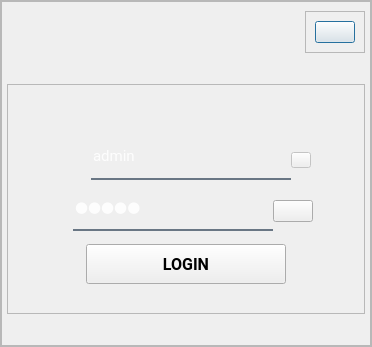
<?xml version="1.0" encoding="UTF-8"?>
<ui version="4.0">
 <class>loginDialogWin</class>
 <widget class="QDialog" name="loginDialogWin">
  <property name="geometry">
   <rect>
    <x>0</x>
    <y>0</y>
    <width>372</width>
    <height>347</height>
   </rect>
  </property>
  <property name="windowTitle">
   <string>Dialog</string>
  </property>
  <layout class="QVBoxLayout" name="verticalLayout">
   <property name="spacing">
    <number>0</number>
   </property>
   <property name="leftMargin">
    <number>0</number>
   </property>
   <property name="topMargin">
    <number>0</number>
   </property>
   <property name="rightMargin">
    <number>0</number>
   </property>
   <property name="bottomMargin">
    <number>0</number>
   </property>
   <item>
    <widget class="QWidget" name="GlobalStyleSheet" native="true">
     <property name="styleSheet">
      <string notr="true">/**************************Global Font***************************/

QWidget
{
	font: auto &quot;Roboto&quot;;
}

/**************************QLineEdit***************************/

QLineEdit{
	background-color: rgba(0, 0, 0, 0);
	border: None;
	border-bottom: 2px solid rgba(105, 118, 132, 255);
	color: rgba(255, 255, 255, 230);
	padding-bottom: 7px;
}

QLineEdit:focus {
	border-bottom: 3px solid #7E84A2;
}


</string>
     </property>
     <layout class="QVBoxLayout" name="verticalLayout_6">
      <property name="spacing">
       <number>0</number>
      </property>
      <property name="leftMargin">
       <number>0</number>
      </property>
      <property name="topMargin">
       <number>0</number>
      </property>
      <property name="rightMargin">
       <number>0</number>
      </property>
      <property name="bottomMargin">
       <number>0</number>
      </property>
      <item>
       <widget class="QWidget" name="LocalStyleSheet" native="true">
        <layout class="QVBoxLayout" name="verticalLayout_2">
         <property name="leftMargin">
          <number>0</number>
         </property>
         <property name="topMargin">
          <number>0</number>
         </property>
         <property name="rightMargin">
          <number>0</number>
         </property>
         <property name="bottomMargin">
          <number>0</number>
         </property>
         <item>
          <widget class="QWidget" name="PointStyleSheet" native="true">
           <property name="styleSheet">
            <string notr="true">/**************************PmainFrameStyle***************************/

*[styleSheet=&quot;PmainFrameStyle&quot;]
{

	border-radius: 20px;
}

/**************************PinnerFrameStyle***************************/

*[styleSheet=&quot;PinnerFrameStyle&quot;]
{
	background-color: qlineargradient(spread:pad, x1:0, y1:0, x2:0, 			y2:0.715909, stop:0 rgba(0, 0, 0, 9), stop:0.375 rgba(0, 0, 0, 120), stop:0.835227 rgba(0, 0, 0, 150));	
	border-radius: 20px;
}

/**************************PtopFrameStyle***************************/

*[styleSheet=&quot;PtopFrameStyle&quot;]
{
	border: None;
	background-color: transparent;
}

/**************************PloginFrameStyle***************************/

*[styleSheet=&quot;PloginFrameStyle&quot;]
{
	background-color: rgba(0, 0, 0, 100);
	border-radius: 15px;
}

/**************************PcloseButtonStyle***************************/

*[styleSheet=&quot;PcloseButtonStyle&quot;]
{
	border: 0px;
	background-color: rgba(0,0,0,0);
}

/**************************PtempButtonStyle***************************/

*[styleSheet=&quot;PtempButtonStyle&quot;]
{
	border: 0px;
	background-color: rgba(0,0,0,0);
}

*[styleSheet=&quot;PtempButtonStyle&quot;]:pressed{
	border: 0px;
	background-color: rgba(0,0,0,0);
}

/**************************PeyeButtonStyle***************************/

*[styleSheet=&quot;PeyeButtonStyle&quot;]
{
	border: 0px;
	background-color: rgba(0,0,0,0);
}

*[styleSheet=&quot;PeyeButtonStyle&quot;]:pressed{
	border: 0px;
	background-color: rgba(0,0,0,0);
}

/**************************PloginButtonStyle***************************/

*[styleSheet=&quot;PloginButtonStyle&quot;]
{
	background-color: qlineargradient(spread:pad, x1:0, y1:0.505682, x2:1, y2:0.477, stop:0 rgb(126, 132, 162), stop:1 rgb(31, 42, 77));
	color: rgba(255, 255, 255, 210);
	border-radius: 20px;
	font-weight: bold;
}

*[styleSheet=&quot;PloginButtonStyle&quot;]:hover{
	background-color: qlineargradient(spread:pad, x1:0, y1:0.505682, x2:1, y2:0.477, stop:0 rgb(139, 146, 179), stop:1 rgba(40, 67, 98, 219));
}

*[styleSheet=&quot;PloginButtonStyle&quot;]:pressed{
	padding-left: 5px;
	padding-top: 5px;
}

/**************************PerrorLabelStyle***************************/

*[styleSheet=&quot;PerrorLabelStyle&quot;]
{
	color:rgb(255, 99, 94);
}</string>
           </property>
           <layout class="QVBoxLayout" name="verticalLayout_8">
            <property name="leftMargin">
             <number>0</number>
            </property>
            <property name="topMargin">
             <number>0</number>
            </property>
            <property name="rightMargin">
             <number>0</number>
            </property>
            <property name="bottomMargin">
             <number>0</number>
            </property>
            <item>
             <widget class="QFrame" name="main_frame">
              <property name="styleSheet">
               <string notr="true">PmainFrameStyle</string>
              </property>
              <property name="frameShape">
               <enum>QFrame::StyledPanel</enum>
              </property>
              <property name="frameShadow">
               <enum>QFrame::Raised</enum>
              </property>
              <layout class="QVBoxLayout" name="verticalLayout_3">
               <property name="leftMargin">
                <number>0</number>
               </property>
               <property name="topMargin">
                <number>0</number>
               </property>
               <property name="rightMargin">
                <number>0</number>
               </property>
               <property name="bottomMargin">
                <number>0</number>
               </property>
               <item>
                <widget class="QFrame" name="inner_frame">
                 <property name="styleSheet">
                  <string notr="true">PinnerFrameStyle</string>
                 </property>
                 <property name="frameShape">
                  <enum>QFrame::StyledPanel</enum>
                 </property>
                 <property name="frameShadow">
                  <enum>QFrame::Raised</enum>
                 </property>
                 <layout class="QVBoxLayout" name="verticalLayout_4">
                  <property name="spacing">
                   <number>0</number>
                  </property>
                  <property name="leftMargin">
                   <number>5</number>
                  </property>
                  <property name="topMargin">
                   <number>9</number>
                  </property>
                  <property name="rightMargin">
                   <number>5</number>
                  </property>
                  <property name="bottomMargin">
                   <number>0</number>
                  </property>
                  <item alignment="Qt::AlignRight">
                   <widget class="QFrame" name="frame_2">
                    <property name="minimumSize">
                     <size>
                      <width>0</width>
                      <height>30</height>
                     </size>
                    </property>
                    <property name="frameShape">
                     <enum>QFrame::StyledPanel</enum>
                    </property>
                    <property name="frameShadow">
                     <enum>QFrame::Raised</enum>
                    </property>
                    <layout class="QVBoxLayout" name="verticalLayout_9">
                     <item>
                      <widget class="QPushButton" name="close_btn">
                       <property name="sizePolicy">
                        <sizepolicy hsizetype="Fixed" vsizetype="Fixed">
                         <horstretch>0</horstretch>
                         <verstretch>0</verstretch>
                        </sizepolicy>
                       </property>
                       <property name="cursor">
                        <cursorShape>PointingHandCursor</cursorShape>
                       </property>
                       <property name="styleSheet">
                        <string notr="true">PcloseButtonStyle</string>
                       </property>
                       <property name="text">
                        <string/>
                       </property>
                       <property name="icon">
                        <iconset resource="assets/assets.qrc">
                         <normaloff>:/icons/icons/close.png</normaloff>:/icons/icons/close.png</iconset>
                       </property>
                      </widget>
                     </item>
                    </layout>
                   </widget>
                  </item>
                  <item>
                   <widget class="QFrame" name="frame">
                    <property name="styleSheet">
                     <string notr="true"/>
                    </property>
                    <layout class="QVBoxLayout" name="verticalLayout_10">
                     <property name="leftMargin">
                      <number>0</number>
                     </property>
                     <property name="topMargin">
                      <number>0</number>
                     </property>
                     <property name="rightMargin">
                      <number>0</number>
                     </property>
                     <property name="bottomMargin">
                      <number>0</number>
                     </property>
                     <item>
                      <widget class="QFrame" name="login_frame">
                       <property name="maximumSize">
                        <size>
                         <width>16777215</width>
                         <height>230</height>
                        </size>
                       </property>
                       <property name="styleSheet">
                        <string notr="true">PloginFrameStyle</string>
                       </property>
                       <property name="frameShape">
                        <enum>QFrame::StyledPanel</enum>
                       </property>
                       <property name="frameShadow">
                        <enum>QFrame::Raised</enum>
                       </property>
                       <layout class="QVBoxLayout" name="verticalLayout_5">
                        <property name="topMargin">
                         <number>50</number>
                        </property>
                        <item>
                         <layout class="QHBoxLayout" name="horizontalLayout_7">
                          <item>
                           <spacer name="horizontalSpacer_9">
                            <property name="orientation">
                             <enum>Qt::Horizontal</enum>
                            </property>
                            <property name="sizeHint" stdset="0">
                             <size>
                              <width>13</width>
                              <height>124</height>
                             </size>
                            </property>
                           </spacer>
                          </item>
                          <item>
                           <layout class="QVBoxLayout" name="verticalLayout_7">
                            <item>
                             <layout class="QHBoxLayout" name="horizontalLayout_4">
                              <item>
                               <widget class="QLabel" name="username_icon">
                                <property name="sizePolicy">
                                 <sizepolicy hsizetype="Fixed" vsizetype="Fixed">
                                  <horstretch>0</horstretch>
                                  <verstretch>0</verstretch>
                                 </sizepolicy>
                                </property>
                                <property name="maximumSize">
                                 <size>
                                  <width>25</width>
                                  <height>25</height>
                                 </size>
                                </property>
                                <property name="text">
                                 <string/>
                                </property>
                                <property name="pixmap">
                                 <pixmap resource="assets/assets.qrc">:/icons/icons/username.png</pixmap>
                                </property>
                                <property name="scaledContents">
                                 <bool>true</bool>
                                </property>
                               </widget>
                              </item>
                              <item>
                               <layout class="QHBoxLayout" name="horizontalLayout_3">
                                <property name="spacing">
                                 <number>0</number>
                                </property>
                                <item>
                                 <widget class="QLineEdit" name="username_input">
                                  <property name="minimumSize">
                                   <size>
                                    <width>200</width>
                                    <height>40</height>
                                   </size>
                                  </property>
                                  <property name="maximumSize">
                                   <size>
                                    <width>200</width>
                                    <height>16777215</height>
                                   </size>
                                  </property>
                                  <property name="font">
                                   <font>
                                    <family>Roboto</family>
                                    <pointsize>11</pointsize>
                                    <weight>50</weight>
                                    <italic>false</italic>
                                    <bold>false</bold>
                                   </font>
                                  </property>
                                  <property name="styleSheet">
                                   <string notr="true"/>
                                  </property>
                                  <property name="text">
                                   <string>admin</string>
                                  </property>
                                  <property name="placeholderText">
                                   <string>Username</string>
                                  </property>
                                 </widget>
                                </item>
                                <item>
                                 <widget class="QPushButton" name="temp_btn">
                                  <property name="enabled">
                                   <bool>false</bool>
                                  </property>
                                  <property name="sizePolicy">
                                   <sizepolicy hsizetype="Fixed" vsizetype="Fixed">
                                    <horstretch>0</horstretch>
                                    <verstretch>0</verstretch>
                                   </sizepolicy>
                                  </property>
                                  <property name="minimumSize">
                                   <size>
                                    <width>20</width>
                                    <height>16</height>
                                   </size>
                                  </property>
                                  <property name="maximumSize">
                                   <size>
                                    <width>20</width>
                                    <height>16</height>
                                   </size>
                                  </property>
                                  <property name="styleSheet">
                                   <string notr="true">PtempButtonStyle</string>
                                  </property>
                                  <property name="text">
                                   <string/>
                                  </property>
                                 </widget>
                                </item>
                               </layout>
                              </item>
                             </layout>
                            </item>
                            <item>
                             <layout class="QHBoxLayout" name="horizontalLayout_5">
                              <item>
                               <widget class="QLabel" name="password_icon">
                                <property name="sizePolicy">
                                 <sizepolicy hsizetype="Fixed" vsizetype="Fixed">
                                  <horstretch>0</horstretch>
                                  <verstretch>0</verstretch>
                                 </sizepolicy>
                                </property>
                                <property name="maximumSize">
                                 <size>
                                  <width>25</width>
                                  <height>25</height>
                                 </size>
                                </property>
                                <property name="text">
                                 <string/>
                                </property>
                                <property name="pixmap">
                                 <pixmap resource="assets/assets.qrc">:/icons/icons/password.png</pixmap>
                                </property>
                                <property name="scaledContents">
                                 <bool>true</bool>
                                </property>
                               </widget>
                              </item>
                              <item>
                               <layout class="QHBoxLayout" name="horizontalLayout_2">
                                <property name="spacing">
                                 <number>0</number>
                                </property>
                                <item>
                                 <widget class="QLineEdit" name="password_input">
                                  <property name="minimumSize">
                                   <size>
                                    <width>200</width>
                                    <height>40</height>
                                   </size>
                                  </property>
                                  <property name="maximumSize">
                                   <size>
                                    <width>200</width>
                                    <height>40</height>
                                   </size>
                                  </property>
                                  <property name="font">
                                   <font>
                                    <family>Roboto</family>
                                    <pointsize>11</pointsize>
                                    <weight>50</weight>
                                    <italic>false</italic>
                                    <bold>false</bold>
                                   </font>
                                  </property>
                                  <property name="styleSheet">
                                   <string notr="true"/>
                                  </property>
                                  <property name="text">
                                   <string>admin</string>
                                  </property>
                                  <property name="echoMode">
                                   <enum>QLineEdit::Password</enum>
                                  </property>
                                  <property name="placeholderText">
                                   <string>Password</string>
                                  </property>
                                 </widget>
                                </item>
                                <item>
                                 <widget class="QPushButton" name="eye_btn">
                                  <property name="sizePolicy">
                                   <sizepolicy hsizetype="Fixed" vsizetype="Fixed">
                                    <horstretch>0</horstretch>
                                    <verstretch>0</verstretch>
                                   </sizepolicy>
                                  </property>
                                  <property name="cursor">
                                   <cursorShape>PointingHandCursor</cursorShape>
                                  </property>
                                  <property name="styleSheet">
                                   <string notr="true">PeyeButtonStyle</string>
                                  </property>
                                  <property name="text">
                                   <string/>
                                  </property>
                                  <property name="icon">
                                   <iconset resource="assets/assets.qrc">
                                    <normaloff>:/icons/icons/white_eye.png</normaloff>:/icons/icons/white_eye.png</iconset>
                                  </property>
                                 </widget>
                                </item>
                               </layout>
                              </item>
                             </layout>
                            </item>
                           </layout>
                          </item>
                          <item>
                           <spacer name="horizontalSpacer_10">
                            <property name="orientation">
                             <enum>Qt::Horizontal</enum>
                            </property>
                            <property name="sizeHint" stdset="0">
                             <size>
                              <width>13</width>
                              <height>124</height>
                             </size>
                            </property>
                           </spacer>
                          </item>
                         </layout>
                        </item>
                        <item>
                         <spacer name="verticalSpacer_2">
                          <property name="orientation">
                           <enum>Qt::Vertical</enum>
                          </property>
                          <property name="sizeType">
                           <enum>QSizePolicy::Preferred</enum>
                          </property>
                          <property name="sizeHint" stdset="0">
                           <size>
                            <width>20</width>
                            <height>40</height>
                           </size>
                          </property>
                         </spacer>
                        </item>
                        <item alignment="Qt::AlignHCenter">
                         <widget class="QPushButton" name="login_btn">
                          <property name="minimumSize">
                           <size>
                            <width>200</width>
                            <height>40</height>
                           </size>
                          </property>
                          <property name="maximumSize">
                           <size>
                            <width>200</width>
                            <height>40</height>
                           </size>
                          </property>
                          <property name="font">
                           <font>
                            <family>Roboto</family>
                            <pointsize>12</pointsize>
                            <weight>75</weight>
                            <italic>false</italic>
                            <bold>true</bold>
                           </font>
                          </property>
                          <property name="cursor">
                           <cursorShape>PointingHandCursor</cursorShape>
                          </property>
                          <property name="styleSheet">
                           <string notr="true">PloginButtonStyle</string>
                          </property>
                          <property name="text">
                           <string>LOGIN</string>
                          </property>
                         </widget>
                        </item>
                        <item>
                         <spacer name="verticalSpacer_3">
                          <property name="orientation">
                           <enum>Qt::Vertical</enum>
                          </property>
                          <property name="sizeType">
                           <enum>QSizePolicy::Preferred</enum>
                          </property>
                          <property name="sizeHint" stdset="0">
                           <size>
                            <width>20</width>
                            <height>40</height>
                           </size>
                          </property>
                         </spacer>
                        </item>
                        <item>
                         <widget class="QLabel" name="login_error_lbl">
                          <property name="sizePolicy">
                           <sizepolicy hsizetype="Preferred" vsizetype="Fixed">
                            <horstretch>0</horstretch>
                            <verstretch>0</verstretch>
                           </sizepolicy>
                          </property>
                          <property name="styleSheet">
                           <string notr="true">PerrorLabelStyle</string>
                          </property>
                          <property name="text">
                           <string/>
                          </property>
                          <property name="alignment">
                           <set>Qt::AlignCenter</set>
                          </property>
                         </widget>
                        </item>
                        <item>
                         <spacer name="verticalSpacer">
                          <property name="orientation">
                           <enum>Qt::Vertical</enum>
                          </property>
                          <property name="sizeHint" stdset="0">
                           <size>
                            <width>20</width>
                            <height>40</height>
                           </size>
                          </property>
                         </spacer>
                        </item>
                       </layout>
                      </widget>
                     </item>
                    </layout>
                   </widget>
                  </item>
                 </layout>
                </widget>
               </item>
              </layout>
             </widget>
            </item>
           </layout>
          </widget>
         </item>
        </layout>
       </widget>
      </item>
     </layout>
    </widget>
   </item>
  </layout>
 </widget>
 <resources>
  <include location="assets/assets.qrc"/>
 </resources>
 <connections/>
</ui>
